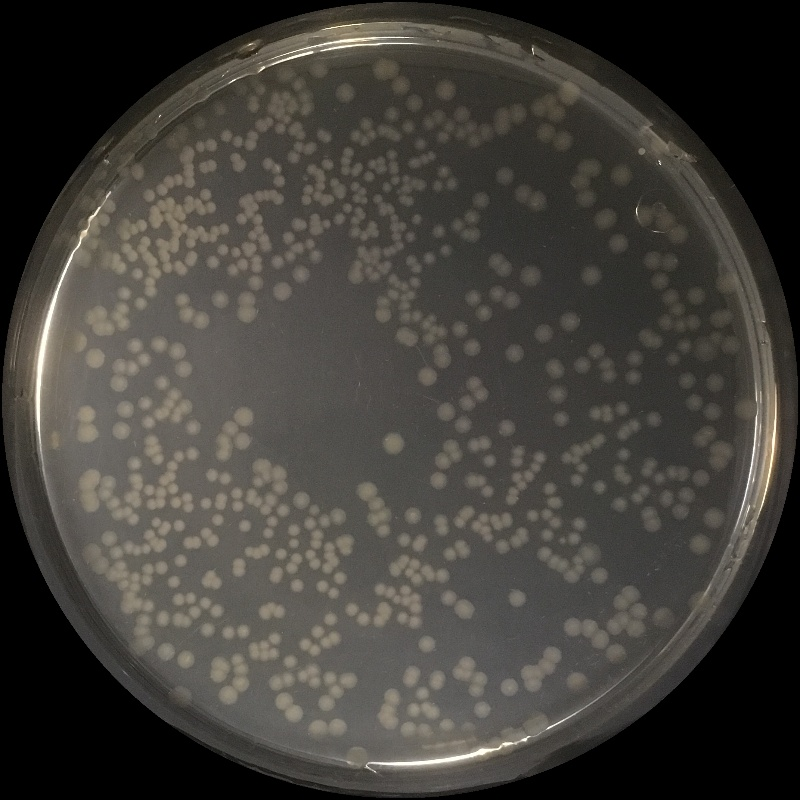
#> input picture backend/pipeline/temp_dish.jpg, 800 x 800 px
$ python -i crop.py   (imports and definitions only)
#> lines starting #> are read from the running program, lines starting #| are printed output that depends on the picture; after the words box and inside, x2 and y2 are one past the last pixel; in counts of white or black regions, pixels touching at a corner belong together
#> further down, picture is the input picture: shape (800, 800, 3); mean B, G, R 57.6, 62.8, 65.5
"""
Petri dish detection and circular crop module.
Uses Hough Circle Transform to isolate dish from background.
"""
import cv2
import numpy as np


def detect_and_crop_dish(image):
    gray = cv2.cvtColor(image, cv2.COLOR_BGR2GRAY)
    blurred = cv2.GaussianBlur(gray, (15, 15), 0)

    circles = cv2.HoughCircles(
        blurred,
        cv2.HOUGH_GRADIENT,
        dp=1.2,
        minDist=image.shape[0] // 2,
        param1=50,
        param2=30,
        minRadius=int(min(image.shape[:2]) * 0.3),
        maxRadius=int(min(image.shape[:2]) * 0.55)
    )
#> circles = [[399, 397.8, 396.4]]

    if circles is None:
        print("[WARN] No dish circle detected — using full image.")
        return image, None

    x, y, r = np.round(circles[0][0]).astype(int)
#> x = 399; y = 398; r = 396
    mask = np.zeros(image.shape[:2], dtype=np.uint8)
    cv2.circle(mask, (x, y), r - 5, 255, -1)
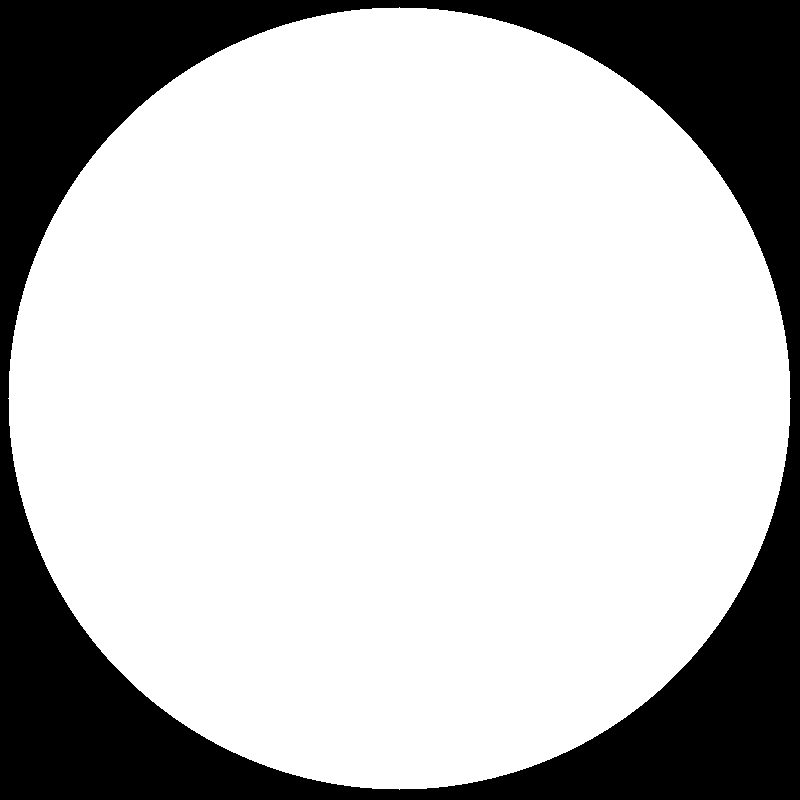
#> mask: shape (800, 800); 75% white; 1 black region, box (x1, y1, x2, y2) and area: (0, 0, 800, 800) 159771
    result = cv2.bitwise_and(image, image, mask=mask)
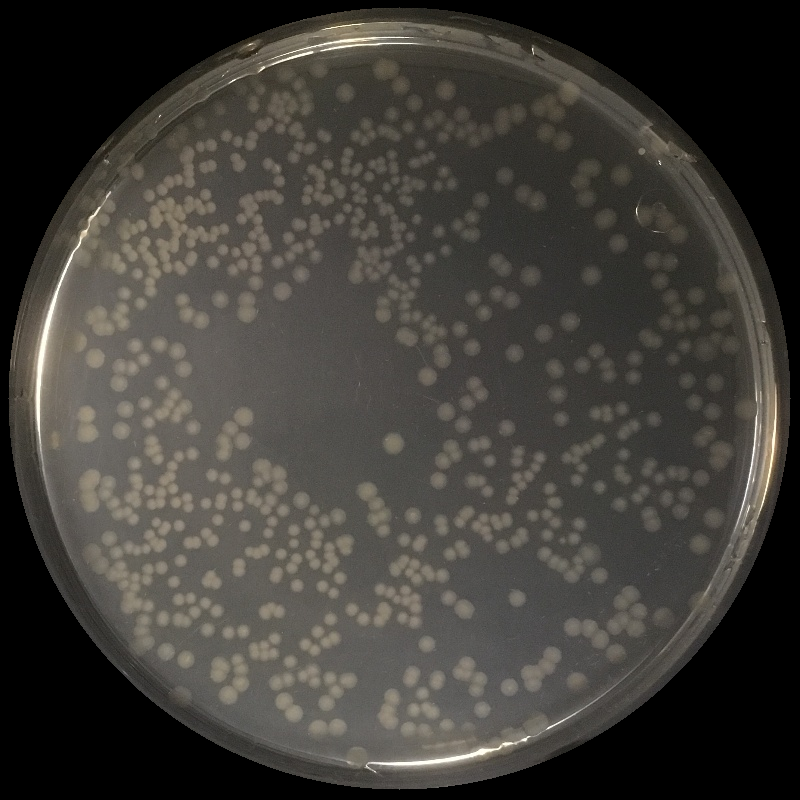
#> result: shape (800, 800, 3); mean B, G, R 56.3, 61.4, 64.1

    x1, y1 = max(x - r, 0), max(y - r, 0)
#> x1 = 3; y1 = 2
    x2, y2 = min(x + r, image.shape[1]), min(y + r, image.shape[0])
#> x2 = 795; y2 = 794
    cropped = result[y1:y2, x1:x2]
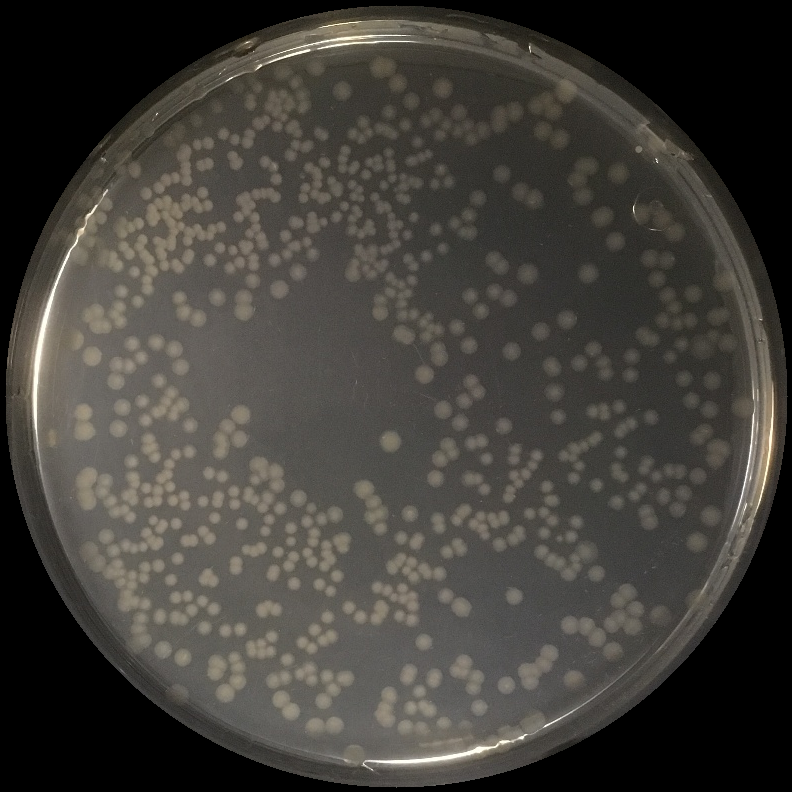
#> cropped: shape (792, 792, 3); mean B, G, R 57.5, 62.7, 65.4

    dish_info = {"center": (x, y), "radius": r, "crop_offset": (x1, y1)}
#> dish_info = {'center': (399, 398), 'radius': 396, 'crop_offset': (3, 2)}
    return cropped, dish_info

>>> import cv2
>>> picture = cv2.imread('temp_dish.jpg')
>>> result = detect_and_crop_dish(picture)
